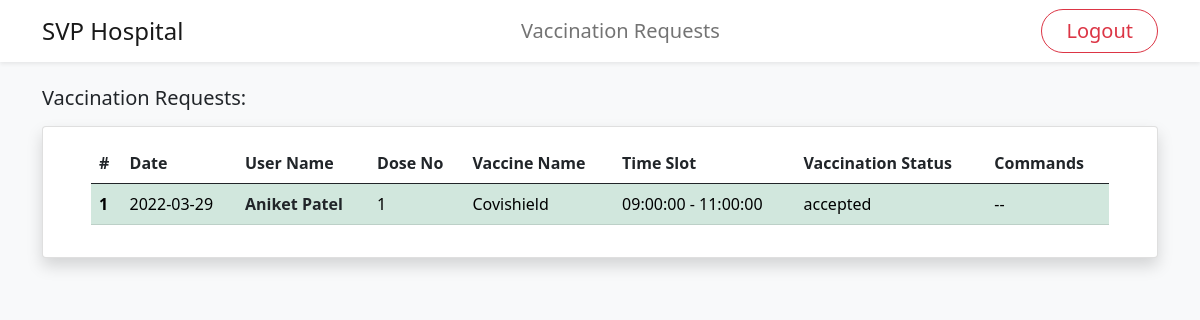
The page /vaccination_centre/vaccination_requests.php (signed in) on the database its author committed.
### tables this page shows
CREATE TABLE `vaccination_requests` (
  `vaccination_id` int(11) NOT NULL,
  `vaccination_date` date NOT NULL,
  `dose_no` int(2) NOT NULL,
  `vaccination_status` text NOT NULL,
  `user_id` int(11) NOT NULL,
  `member_id` int(11) DEFAULT NULL,
  `vc_id` int(11) NOT NULL,
  `vaccine_type` int(11) NOT NULL,
  `time_slot` int(11) NOT NULL
);

CREATE TABLE `users` (
  `user_id` int(11) NOT NULL,
  `password` varchar(25) NOT NULL,
  `user_name` text NOT NULL,
  `user_aadhar_no` bigint(12) NOT NULL,
  `mobile_no` bigint(10) NOT NULL,
  `user_email` text NOT NULL,
  `user_dob` date NOT NULL,
  `user_gender` tinytext NOT NULL,
  `user_blood_group` varchar(3) NOT NULL,
  `aadhar_document_name` text DEFAULT NULL
);

CREATE TABLE `vaccine_type` (
  `vaccine_id` int(11) NOT NULL,
  `vaccine_name` text NOT NULL
);

CREATE TABLE `time_slot` (
  `time_slot_id` int(11) NOT NULL,
  `time_from` time NOT NULL,
  `time_to` time NOT NULL
);

### vaccination_centre/vaccination_requests.php (the view, shortened to what this page needs)
<?php include('./includes/header.php'); ?>
<?php include('./includes/navigation.php'); ?>
<?php include('./includes/db.php'); ?>
<div class="container pt-4">
    <div class="d-flex justify-content-between mb-2">
        <h5>Vaccination Requests:</h5>
    </div>
    <div class="card px-5 py-3 shadow">
        <table class="table">
            <thead>
                <tr>
                <th scope="col">#</th>
                <th scope="col">Date</th>
                <th scope="col">User Name</th>
                <th scope="col">Dose No</th>
                <th scope="col">Vaccine Name</th>
                <th scope="col">Time Slot</th>
                <th scope="col">Vaccination Status</th>
                <th scope="col">Commands</th>
                </tr>
            </thead>
            <tbody>
                <?php
                    $query = "SELECT * FROM vaccination_requests INNER JOIN users ON users.user_id = vaccination_requests.user_id INNER JOIN vaccine_type ON vaccine_type.vaccine_id = vaccination_requests.vaccine_type INNER JOIN time_slot ON time_slot.time_slot_id = vaccination_requests.time_slot WHERE vc_id = '{$global_vc_id}'";
                    $getVaccinationRequests = mysqli_query($connection,$query);
                    if(mysqli_num_rows($getVaccinationRequests)==0){
                        echo "<tr><td colspan='4' class='text-center'>No Requests Found.</td></tr>";
                    }else{
                        $index = 1;
                        while($row=mysqli_fetch_array($getVaccinationRequests)){
                            $date = $row['vaccination_date'];
                            $user_name = $row['user_name'];
                            $dose_no = $row['dose_no'];
                            $vaccine_name = $row['vaccine_name'];
                            $time_from = $row['time_from'];
                            $time_to = $row['time_to'];
                            $vaccination_status = $row['vaccination_status'];
                            $vaccination_id  = $row['vaccination_id'];
                            if($vaccination_status=='accepted'){
                                echo "<tr class='table-success'>";
                            }else if($vaccination_status=='rejected'){
                                echo "<tr class='table-danger'>";
                            }else{
                                echo "<tr>";
                            }
                            echo "
                                <th scope='row'>$index</th>
                                <td>$date</td>
                                <th scope='row'><a href='viewRequest.php?vaccination_id=$vaccination_id' class='link-dark' style='text-decoration:none;'>$user_name</a></th>
                                <td>$dose_no</td>
                                <td>$vaccine_name</td>
                                <td>$time_from - $time_to</td>
                                <td>$vaccination_status</td>
                                ";
                                if($vaccination_status=="pending"){
                                    echo "<td><a href='vaccination_Requests.php?accept=$vaccination_id' class='card-link text-secondary' onClick=\"javascript: return confirm('Are You Sure?');\">Accept</a></td>
                                    </tr>
                                    ";
                                }else{
                                    echo "<td>--</td>";
                                }
                            $index++;
                        }
                    }
                ?>
            </tbody>
        </table>
    </div>
</div>

### rows shown on the page
vaccination_requests: vaccination_date "2022-03-29", user.user_name "Aniket Patel", dose_no "1", vaccine_type.vaccine_name "Covishield", time_slot.time_from "09:00:00", time_slot.time_to "11:00:00", vaccination_status "accepted"

### other values the page prints
$global_vc_name "SVP Hospital"
